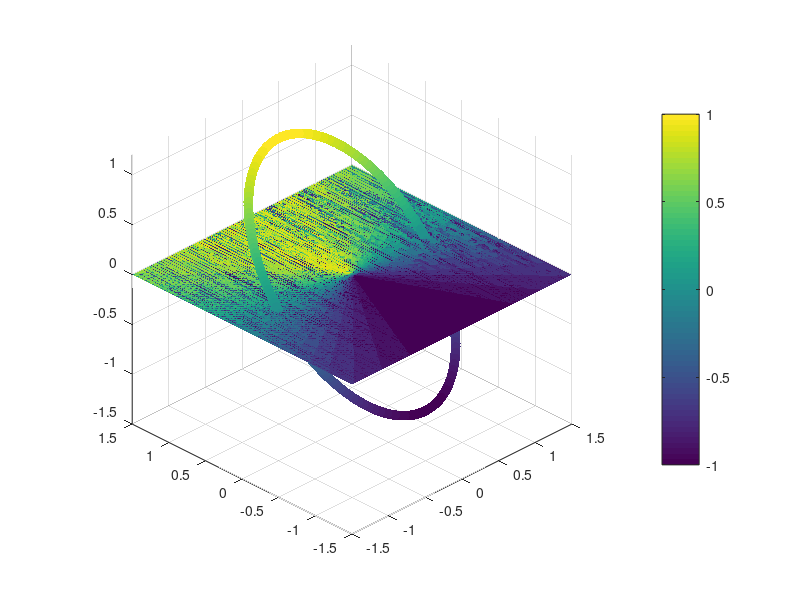

Write MATLAB code to recreate this figure. (Note: this script raises an error after producing the figure.)
%% Heat equation               
% on circle of radius R
%% Computational parameters    
Nx = 100;     Ny = 100;        % Grid size
Ntime = 1e2;  plotgap = 01;    % Number of time steps
%% Physical parameters         
nu = 1;  R = 1;                % Diffusivity and Raius
Lx = 2;  Ly = 2;               % Domain size
Tfinal = 1;                    % Length of the simulation
dx = 2*Lx/Nx; dy = 2*Ly/Ny;    % Spatial resolutions
dt = Tfinal/Ntime;             % Temporal resolution
%% Grids                       
x = dx-Lx:dx:Lx;
y = dy-Ly:dy:Ly;
[X, Y] = meshgrid(x, y);       % Embedding grid
XX = X(:);  YY = Y(:); 
[th, ~] = cart2pol(X, Y);
[cpx, cpy] = pol2cart(th, R);
cpxvec = cpx(:);   cpyvec = cpy(:); 
%% Initial Condition           
IC = @(x) sin(x); % exp(-2*x.^2)
%% Operators                   
Ix = speye(Nx);  Iy = speye(Ny); I = kron(Ix, Iy);
Dxx = (circshift(Ix, [1, 0]) - 2*Ix + circshift(Ix, [-1, 0]))/(dx^2);
Dyy = (circshift(Iy, [1, 0]) - 2*Iy + circshift(Iy, [-1, 0]))/(dy^2);  
Lap = nu*(kron(Ix, Dyy) + kron(Dxx, Iy)); [Low, Up] = lu(I - dt*Lap);
%% Initial Plot                
u = IC(th(:));     figure(1)
lims = [-1.5*R 1.5*R -1.5*R 1.5*R min(u)-0.5 max(u)+0.2];
s = scatter3(cpxvec, cpyvec, u, 50, u, 'filled'); hold on
[~, h] = contourf(x, y, IC(atan2(Y, X)), 20, 'linecolor', 'none');
colorbar, axis(lims), axis square, view([-45 30]), hold off
h.ContourZLevel = lims(5);     
title('Time = 0', 'FontSize', 20);
%% Time Integration            
tic
for t = 1:Ntime         
    u = Up\(Low\u);             % Time step on the embedding grid   
    u = interp2(X, Y, reshape(u, Nx, Ny), cpx, cpy, 'cubic');   % Interpolation to the circle
    u = u(:);
    if mod(t, plotgap) == 0             % Plotting
        s.ZData = u;  s.CData = u;  
        h.ZData = reshape(u, Nx, Ny);
        %s.ZData = reshape(u, Nx, Ny);
        title(['Time = ', num2str(t*dt)])
        drawnow
        print('-bestfit', sprintf('../../Assignments/Assignment2/HeatCircle_T%2.2f.',...
           t*dt), '-dpdf')
    end
end
fprintf('Time integration took %2.1f seconds \n', toc)




